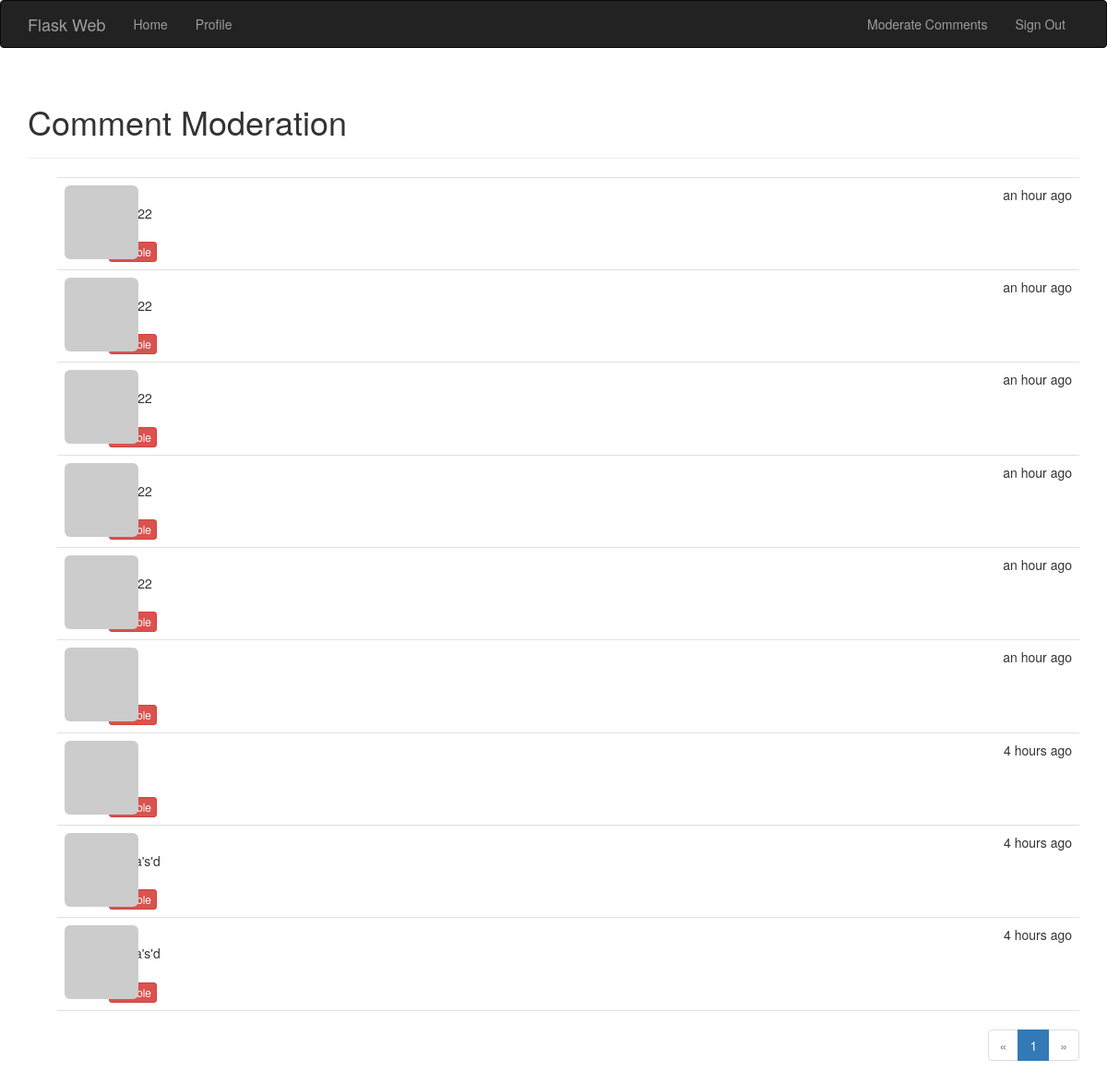
The app's page /moderate (signed in) with its own data.
### app/models.py (models this page shows, shortened)
class Comment(db.Model):
	__tablename__ = 'comments'
	id = db.Column(db.Integer, primary_key=True)
	body = db.Column(db.Text)
	body_html = db.Column(db.Text)
	timestamp = db.Column(db.DateTime, index=True, default=datetime.utcnow)
	disable = db.Column(db.Boolean)
	author_id = db.Column(db.Integer, db.ForeignKey('users.id'))
	post_id = db.Column(db.Integer, db.ForeignKey('posts.id'))

### app/main/views.py (the view)
@main.route('/moderate')
@login_required
@permission_required(Permission.MODERATE_COMMENTS)
def moderate():
	page = request.args.get('page', 1, type=int)
	pagination = Comment.query.order_by(Comment.timestamp.desc()).paginate(
		page, per_page=10, error_out=True)
	comments = pagination.items
	return render_template('moderate.html', comments=comments,
							pagination=pagination, page=page)

### app/auth/views.py (called while the page is built)
@auth.before_app_request
def before_request():
	print('into before_request...............')
	print('is_authenticated...............{}'.format(current_user.is_authenticated))
	print('request.endpoint[:5]...............{}'.format(request.endpoint[:5]))
	if current_user.is_authenticated:
		current_user.ping()
		if not current_user.confirmed and request.endpoint[:5] != 'auth.' and request.endpoint != 'static':
			return redirect(url_for('auth.unconfirmed'))

### app/main/__init__.py (called while the page is built)
@main.app_context_processor
def inject_permission():
	return dict(Permission=Permission)

### app/models.py (called while the page is built)
@login_manager.user_loader
def load_user(user_id):
	print('into...load_user{}'.format(user_id))
	return User.query.get(int(user_id))

	def can(self, permissions):
		print('into can.....', self.role.permissions, permissions)
		return self.role is not None and \
				(self.role.permissions & permissions) == permissions

	def ping(self):
		self.last_seen = datetime.utcnow()
		db.session.add(self)

	def gravatar(self, size=100, default='identicon', rating='g'):
		if request.is_secure:
			url = 'https://secure.gravatar.com/avatar'
		else:
			url = 'http://s.gravatar.com/avatar'
		hash = self.avatar_hash or hashlib.md5(
			self.email.encode('utf-8')).hexdigest()
		print('into..gravatar..{url}/{hash}?s={size}&d={default}&r={rating}'.format(
			url=url, hash=hash, size=size, default=default, rating=rating))
		return '{url}/{hash}?s={size}&d={default}&r={rating}'.format(
			url=url, hash=hash, size=size, default=default, rating=rating)

### app/templates/moderate.html (shortened to what this page needs)
{% extends "bootstrap_base.html" %}
{% import "_macros.html" as macros %}
{% block page_content %}
<div class="page-header">
	<h1>Comment Moderation</h1>
</div>
{% set moderate = True %}
{% include '_comments.html' %}
{% if pagination %}
<div class="pagination">
	{{ macros.pagination_widget(pagination, '.moderate') }}
</div>
{% endif %}
{% endblock %}

### app/templates/_comments.html (shortened to what this page needs)
<ul class="comments">
    {% for comment in comments %}
    <li class="comment">
        <div class="comment-thumbnail">
            <a href="{{ url_for('.user', username=comment.author.username) }}">
                <img class="img-rounded profile-thumbnail" src="{{ comment.author.gravatar(size=40) }}">
            </a>
        </div>
        <div class="comment-content">
            <div class="comment-date">{{ moment(comment.timestamp).fromNow() }}</div>
            <div class="comment-author"><a href="{{ url_for('.user', username=comment.author.username) }}">{{ comment.author.username }}</a></div>
            <div class="comment-body">
            </div>
            {% if moderate %}
                <br>
                {% if comment.disable %}
                <a class="btn btn-default btn-xs" href="{{ url_for('.moderate_enable', id=comment.id, page=page) }}">       Enable</a>
                {% else %}
                <a class="btn btn-danger btn-xs" href="{{ url_for('.moderate_disable', id=comment.id, page=page) }}">       Disable</a>
                {% endif %}
            {% endif %}
        </div>
    </li>
    {% endfor %}
</ul>

### app/static/style.css (style rules this page uses)
.profile-thumbnail { position: absolute; }
ul.comments { list-style-type: none; padding: 0px; margin: 16px 0px 0px 0px; }
ul.comments li.comment { margin-left: 32px; padding: 8px; border-bottom: 1px solid #e0e0e0; }
ul.comments li.comment:nth-child(1) { border-top: 1px solid #e0e0e0; }
div.comment-date { float: right; }
div.comment-author { font-weight: bold; }
div.comment-thumbnail { position: absolute; }
div.comment-content { margin-left: 48px; min-height: 48px; }
div.pagination { width: 100%; text-align: right; padding: 0px; margin: 0px; }

### records on screen
Comment: timestamp "an hour ago"
Comment: timestamp "an hour ago"
Comment: timestamp "an hour ago"
Comment: timestamp "an hour ago"
Comment: timestamp "an hour ago"
Comment: timestamp "an hour ago"
Comment: timestamp "4 hours ago"
Comment: timestamp "4 hours ago"
Comment: timestamp "4 hours ago"

### other values on screen
{{ p }} "1"
